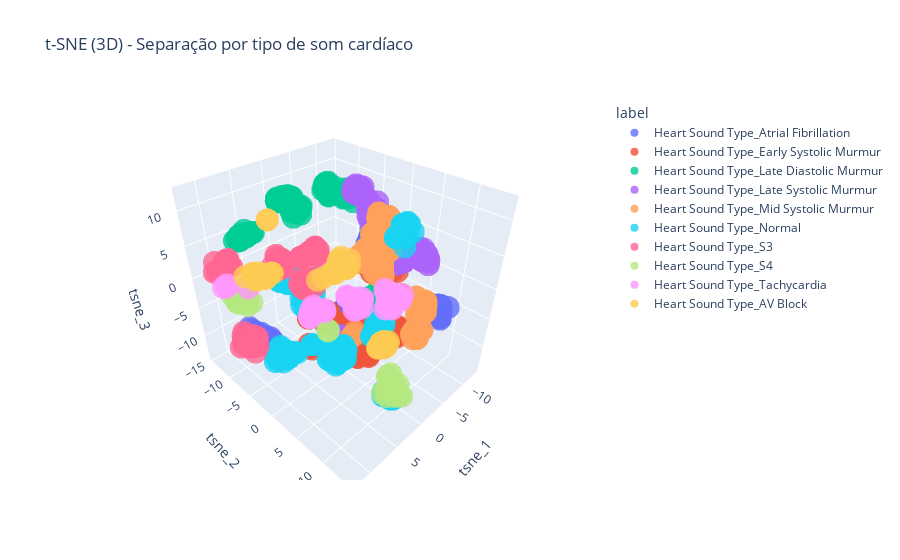

Notebook code cell kept with this figure:
### Markdown cell above
No gráfico 3D gerado pelo PCA, observamos uma **boa separação** para algumas classes como:

- **AV Block** (bloco AV)
- **Tachycardia**
- **S3, S4**  
- **Murmúrios Sistólicos**

Classes como **Normal**, **S3** e **S4** apresentaram dispersões que ainda permitem certa separação espacial entre si.

### Code cell
df = df_agg_cod.copy()

label_col = [c for c in df.columns if c.startswith("Heart Sound Type_")]
df["label"] = df[label_col].idxmax(axis=1)

# Separar features numéricas
X = df.select_dtypes(include="number").drop(
    columns=["window_id"], errors="ignore")
X = X.drop(columns=label_col, errors="ignore")

# Normalização
X_scaled = StandardScaler().fit_transform(X)

# t-SNE em 3D
tsne = TSNE(n_components=3, perplexity=30, random_state=42, n_iter=1000)
X_tsne = tsne.fit_transform(X_scaled)

df["tsne_1"] = X_tsne[:, 0]
df["tsne_2"] = X_tsne[:, 1]
df["tsne_3"] = X_tsne[:, 2]

fig = px.scatter_3d(df, x="tsne_1", y="tsne_2", z="tsne_3", color="label",
                    title="t-SNE (3D) - Separação por tipo de som cardíaco",
                    opacity=0.8)
fig.show()
